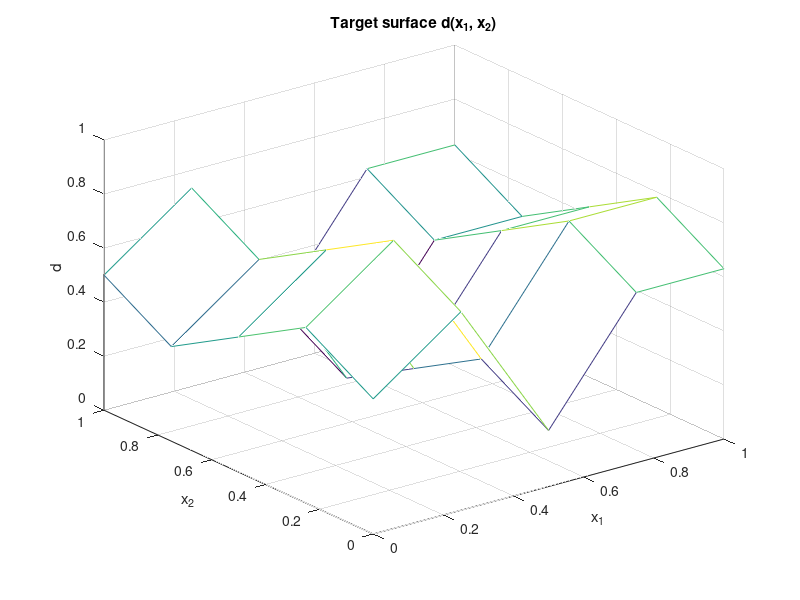
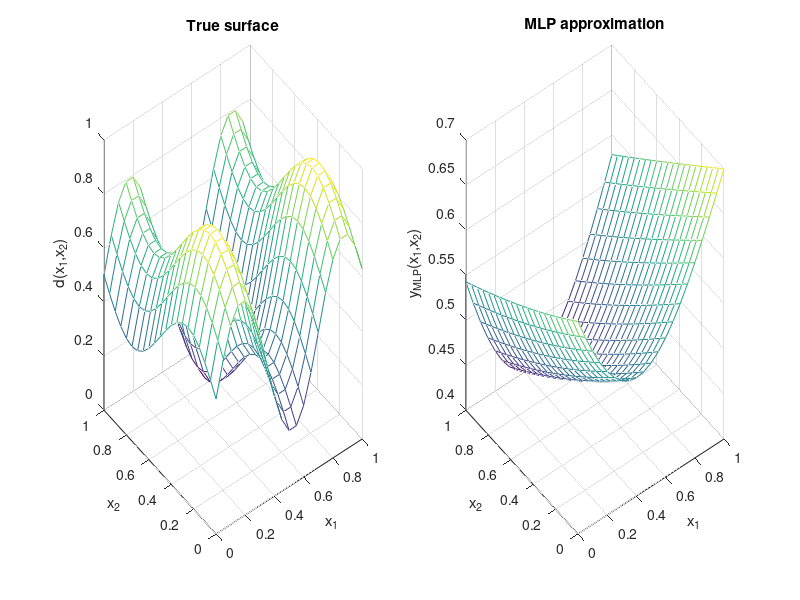

MATLAB code for these plots, in order:
clc;
clear all;
close all;

%% 1. Generate training data (surface)

% Simple grid of x1 and x2 values
x1 = 0:0.25:1;   % 0, 0.25, 0.5, 0.75, 1  (5 points)
x2 = 0:0.25:1;   % 5 points
n1 = length(x1);
n2 = length(x2);

% Create grid of points (x1, x2)
[X1, X2] = meshgrid(x1, x2);

% Target surface: you can change this formula if your task says another
D = (1 + 0.6*sin(2*pi*X1/0.7) + 0.3*sin(2*pi*X2))/2;

% Plot target surface
figure(1);
mesh(X1, X2, D);
title('Target surface d(x_1, x_2)');
xlabel('x_1'); ylabel('x_2'); zlabel('d'); grid on;

%% 2. Initialize MLP parameters (2 inputs -> 4 hidden -> 1 output)

% Learning rate and number of epochs
eta   = 0.05;     % learning rate
epochs = 5000;    % fixed number of training epochs

% Random initial weights and biases
rng(0);           % for repeatable results

% Hidden neuron 1
w11_1 = randn(1);   % x1 -> hidden1
w21_1 = randn(1);   % x2 -> hidden1
b1_1  = randn(1);   % bias hidden1

% Hidden neuron 2
w12_1 = randn(1);   % x1 -> hidden2
w22_1 = randn(1);   % x2 -> hidden2
b2_1  = randn(1);

% Hidden neuron 3
w13_1 = randn(1);   % x1 -> hidden3
w23_1 = randn(1);   % x2 -> hidden3
b3_1  = randn(1);

% Hidden neuron 4
w14_1 = randn(1);   % x1 -> hidden4
w24_1 = randn(1);   % x2 -> hidden4
b4_1  = randn(1);

% Output neuron (linear): from 4 hidden neurons
w11_2 = randn(1);   % hidden1 -> output
w12_2 = randn(1);   % hidden2 -> output
w13_2 = randn(1);   % hidden3 -> output
w14_2 = randn(1);   % hidden4 -> output
b1_2  = randn(1);   % output bias

%% 3. Training (very basic backprop loop)

for ep = 1:epochs
    
    % Go through all training points
    for i = 1:n1
        for j = 1:n2
            
            % Current input (x1, x2) and desired output d
            x1_in = X1(j,i);
            x2_in = X2(j,i);
            d_ij  = D(j,i);
            
            %% --- Forward pass ---
            % Hidden layer net inputs
            v1_1 = x1_in*w11_1 + x2_in*w21_1 + b1_1;
            v2_1 = x1_in*w12_1 + x2_in*w22_1 + b2_1;
            v3_1 = x1_in*w13_1 + x2_in*w23_1 + b3_1;
            v4_1 = x1_in*w14_1 + x2_in*w24_1 + b4_1;
            
            % Sigmoid activations: y = 1/(1 + exp(-v))
            y1_1 = 1/(1 + exp(-v1_1));
            y2_1 = 1/(1 + exp(-v2_1));
            y3_1 = 1/(1 + exp(-v3_1));
            y4_1 = 1/(1 + exp(-v4_1));
            
            % Output neuron (linear)
            v1_2 = y1_1*w11_2 + y2_1*w12_2 + y3_1*w13_2 + y4_1*w14_2 + b1_2;
            y1_2 = v1_2;   % linear activation
            
            % Error
            e = d_ij - y1_2;
            
            %% --- Backpropagation ---
            % Output delta (linear activation -> derivative = 1)
            delta1_2 = e;
            
            % Hidden layer deltas (sigmoid derivative: y*(1-y))
            delta1_1 = y1_1*(1 - y1_1) * delta1_2 * w11_2;
            delta2_1 = y2_1*(1 - y2_1) * delta1_2 * w12_2;
            delta3_1 = y3_1*(1 - y3_1) * delta1_2 * w13_2;
            delta4_1 = y4_1*(1 - y4_1) * delta1_2 * w14_2;
            
            %% --- Weight and bias updates ---
            % Output neuron
            w11_2 = w11_2 + eta*delta1_2*y1_1;
            w12_2 = w12_2 + eta*delta1_2*y2_1;
            w13_2 = w13_2 + eta*delta1_2*y3_1;
            w14_2 = w14_2 + eta*delta1_2*y4_1;
            b1_2  = b1_2  + eta*delta1_2;
            
            % Hidden neuron 1
            w11_1 = w11_1 + eta*delta1_1*x1_in;
            w21_1 = w21_1 + eta*delta1_1*x2_in;
            b1_1  = b1_1  + eta*delta1_1;
            
            % Hidden neuron 2
            w12_1 = w12_1 + eta*delta2_1*x1_in;
            w22_1 = w22_1 + eta*delta2_1*x2_in;
            b2_1  = b2_1  + eta*delta2_1;
            
            % Hidden neuron 3
            w13_1 = w13_1 + eta*delta3_1*x1_in;
            w23_1 = w23_1 + eta*delta3_1*x2_in;
            b3_1  = b3_1  + eta*delta3_1;
            
            % Hidden neuron 4
            w14_1 = w14_1 + eta*delta4_1*x1_in;
            w24_1 = w24_1 + eta*delta4_1*x2_in;
            b4_1  = b4_1  + eta*delta4_1;
        end
    end
end

%% 4. Build approximation on a grid (testing)

x1_test = 0:0.05:1;
x2_test = 0:0.05:1;
[X1t, X2t] = meshgrid(x1_test, x2_test);

D_true   = (1 + 0.6*sin(2*pi*X1t/0.7) + 0.3*sin(2*pi*X2t))/2;
Y_approx = zeros(size(D_true));

for i = 1:length(x1_test)
    for j = 1:length(x2_test)
        x1_in = X1t(j,i);
        x2_in = X2t(j,i);
        
        % Forward pass only (no learning now)
        v1_1 = x1_in*w11_1 + x2_in*w21_1 + b1_1;
        v2_1 = x1_in*w12_1 + x2_in*w22_1 + b2_1;
        v3_1 = x1_in*w13_1 + x2_in*w23_1 + b3_1;
        v4_1 = x1_in*w14_1 + x2_in*w24_1 + b4_1;
        
        y1_1 = 1/(1 + exp(-v1_1));
        y2_1 = 1/(1 + exp(-v2_1));
        y3_1 = 1/(1 + exp(-v3_1));
        y4_1 = 1/(1 + exp(-v4_1));
        
        v1_2 = y1_1*w11_2 + y2_1*w12_2 + y3_1*w13_2 + y4_1*w14_2 + b1_2;
        y1_2 = v1_2;
        
        Y_approx(j,i) = y1_2;
    end
end

%% 5. Plot true surface vs MLP approximation

figure(2);
subplot(1,2,1);
mesh(X1t, X2t, D_true);
title('True surface');
xlabel('x_1'); ylabel('x_2'); zlabel('d(x_1,x_2)'); grid on;

subplot(1,2,2);
mesh(X1t, X2t, Y_approx);
title('MLP approximation');
xlabel('x_1'); ylabel('x_2'); zlabel('y_{MLP}(x_1,x_2)'); grid on;
